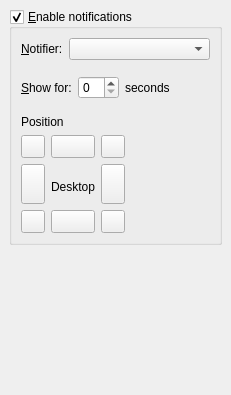
         <widget class="QWidget" name="notificationsPage">
          <layout class="QVBoxLayout">
           <property name="spacing">
            <number>6</number>
           </property>
           <property name="leftMargin">
            <number>9</number>
           </property>
           <property name="topMargin">
            <number>9</number>
           </property>
           <property name="rightMargin">
            <number>9</number>
           </property>
           <property name="bottomMargin">
            <number>9</number>
           </property>
           <item>
            <widget class="QGroupBox" name="notificationsCheck">
             <property name="title">
              <string>&amp;Enable notifications</string>
             </property>
             <property name="checkable">
              <bool>true</bool>
             </property>
             <layout class="QVBoxLayout">
              <property name="spacing">
               <number>6</number>
              </property>
              <property name="leftMargin">
               <number>9</number>
              </property>
              <property name="topMargin">
               <number>9</number>
              </property>
              <property name="rightMargin">
               <number>9</number>
              </property>
              <property name="bottomMargin">
               <number>9</number>
              </property>
              <item>
               <layout class="QHBoxLayout">
                <property name="spacing">
                 <number>6</number>
                </property>
                <property name="leftMargin">
                 <number>0</number>
                </property>
                <property name="topMargin">
                 <number>0</number>
                </property>
                <property name="rightMargin">
                 <number>0</number>
                </property>
                <property name="bottomMargin">
                 <number>0</number>
                </property>
                <item>
                 <widget class="QLabel" name="label_3">
                  <property name="text">
                   <string>&amp;Notifier:</string>
                  </property>
                  <property name="buddy">
                   <cstring>notificationCombo</cstring>
                  </property>
                 </widget>
                </item>
                <item>
                 <widget class="QComboBox" name="notificationCombo">
                  <property name="sizePolicy">
                   <sizepolicy hsizetype="MinimumExpanding" vsizetype="Fixed">
                    <horstretch>0</horstretch>
                    <verstretch>0</verstretch>
                   </sizepolicy>
                  </property>
                 </widget>
                </item>
               </layout>
              </item>
              <item>
               <spacer>
                <property name="orientation">
                 <enum>Qt::Vertical</enum>
                </property>
                <property name="sizeType">
                 <enum>QSizePolicy::Minimum</enum>
                </property>
                <property name="sizeHint" stdset="0">
                 <size>
                  <width>20</width>
                  <height>10</height>
                 </size>
                </property>
               </spacer>
              </item>
              <item>
               <layout class="QHBoxLayout">
                <property name="spacing">
                 <number>6</number>
                </property>
                <property name="leftMargin">
                 <number>0</number>
                </property>
                <property name="topMargin">
                 <number>0</number>
                </property>
                <property name="rightMargin">
                 <number>0</number>
                </property>
                <property name="bottomMargin">
                 <number>0</number>
                </property>
                <item>
                 <widget class="QLabel" name="label_5">
                  <property name="text">
                   <string>&amp;Show for:</string>
                  </property>
                  <property name="buddy">
                   <cstring>notificationsTimeoutSpinner</cstring>
                  </property>
                 </widget>
                </item>
                <item>
                 <widget class="QSpinBox" name="notificationsTimeoutSpinner"/>
                </item>
                <item>
                 <widget class="QLabel" name="label_9">
                  <property name="text">
                   <string>seconds</string>
                  </property>
                 </widget>
                </item>
                <item>
                 <spacer>
                  <property name="orientation">
                   <enum>Qt::Horizontal</enum>
                  </property>
                  <property name="sizeHint" stdset="0">
                   <size>
                    <width>40</width>
                    <height>20</height>
                   </size>
                  </property>
                 </spacer>
                </item>
               </layout>
              </item>
              <item>
               <spacer>
                <property name="orientation">
                 <enum>Qt::Vertical</enum>
                </property>
                <property name="sizeType">
                 <enum>QSizePolicy::Minimum</enum>
                </property>
                <property name="sizeHint" stdset="0">
                 <size>
                  <width>20</width>
                  <height>10</height>
                 </size>
                </property>
               </spacer>
              </item>
              <item>
               <widget class="QLabel" name="posLabel">
                <property name="text">
                 <string>Position</string>
                </property>
               </widget>
              </item>
              <item>
               <layout class="QGridLayout">
                <property name="leftMargin">
                 <number>0</number>
                </property>
                <property name="topMargin">
                 <number>0</number>
                </property>
                <property name="rightMargin">
                 <number>0</number>
                </property>
                <property name="bottomMargin">
                 <number>0</number>
                </property>
                <property name="spacing">
                 <number>6</number>
                </property>
                <item row="1" column="2">
                 <spacer>
                  <property name="orientation">
                   <enum>Qt::Horizontal</enum>
                  </property>
                  <property name="sizeType">
                   <enum>QSizePolicy::Minimum</enum>
                  </property>
                  <property name="sizeHint" stdset="0">
                   <size>
                    <width>40</width>
                    <height>10</height>
                   </size>
                  </property>
                 </spacer>
                </item>
                <item row="4" column="3">
                 <widget class="QToolButton" name="bottomRight">
                  <property name="toolTip">
                   <string>Bottom-right</string>
                  </property>
                  <property name="text">
                   <string/>
                  </property>
                  <property name="checkable">
                   <bool>true</bool>
                  </property>
                  <property name="autoExclusive">
                   <bool>true</bool>
                  </property>
                 </widget>
                </item>
                <item row="2" column="2">
                 <widget class="QLabel" name="desktopLabel">
                  <property name="text">
                   <string>Desktop</string>
                  </property>
                  <property name="alignment">
                   <set>Qt::AlignCenter</set>
                  </property>
                 </widget>
                </item>
                <item row="3" column="2">
                 <spacer>
                  <property name="orientation">
                   <enum>Qt::Horizontal</enum>
                  </property>
                  <property name="sizeType">
                   <enum>QSizePolicy::Minimum</enum>
                  </property>
                  <property name="sizeHint" stdset="0">
                   <size>
                    <width>40</width>
                    <height>10</height>
                   </size>
                  </property>
                 </spacer>
                </item>
                <item row="1" column="3" rowspan="3">
                 <widget class="QToolButton" name="right">
                  <property name="sizePolicy">
                   <sizepolicy hsizetype="Fixed" vsizetype="MinimumExpanding">
                    <horstretch>0</horstretch>
                    <verstretch>0</verstretch>
                   </sizepolicy>
                  </property>
                  <property name="toolTip">
                   <string>Right-middle</string>
                  </property>
                  <property name="text">
                   <string/>
                  </property>
                  <property name="checkable">
                   <bool>true</bool>
                  </property>
                  <property name="autoExclusive">
                   <bool>true</bool>
                  </property>
                 </widget>
                </item>
                <item row="0" column="3">
                 <widget class="QToolButton" name="topRight">
                  <property name="toolTip">
                   <string>Top-right</string>
                  </property>
                  <property name="text">
                   <string/>
                  </property>
                  <property name="checkable">
                   <bool>true</bool>
                  </property>
                  <property name="autoExclusive">
                   <bool>true</bool>
                  </property>
                 </widget>
                </item>
                <item row="4" column="2">
                 <widget class="QToolButton" name="bottom">
                  <property name="sizePolicy">
                   <sizepolicy hsizetype="Minimum" vsizetype="Fixed">
                    <horstretch>0</horstretch>
                    <verstretch>0</verstretch>
                   </sizepolicy>
                  </property>
                  <property name="toolTip">
                   <string>Bottom-middle</string>
                  </property>
                  <property name="text">
                   <string/>
                  </property>
                  <property name="checkable">
                   <bool>true</bool>
                  </property>
                  <property name="autoExclusive">
                   <bool>true</bool>
                  </property>
                 </widget>
                </item>
                <item row="0" column="2">
                 <widget class="QToolButton" name="top">
                  <property name="sizePolicy">
                   <sizepolicy hsizetype="Minimum" vsizetype="Fixed">
                    <horstretch>0</horstretch>
                    <verstretch>0</verstretch>
                   </sizepolicy>
                  </property>
                  <property name="toolTip">
                   <string>Top-middle</string>
                  </property>
                  <property name="text">
                   <string/>
                  </property>
                  <property name="checkable">
                   <bool>true</bool>
                  </property>
                  <property name="autoExclusive">
                   <bool>true</bool>
                  </property>
                 </widget>
                </item>
                <item row="0" column="4" rowspan="5">
                 <spacer>
                  <property name="orientation">
                   <enum>Qt::Horizontal</enum>
                  </property>
                  <property name="sizeHint" stdset="0">
                   <size>
                    <width>40</width>
                    <height>20</height>
                   </size>
                  </property>
                 </spacer>
                </item>
                <item row="1" column="0" rowspan="3" colspan="2">
                 <widget class="QToolButton" name="left">
                  <property name="sizePolicy">
                   <sizepolicy hsizetype="Fixed" vsizetype="MinimumExpanding">
                    <horstretch>0</horstretch>
                    <verstretch>0</verstretch>
                   </sizepolicy>
                  </property>
                  <property name="toolTip">
                   <string>Left-middle</string>
                  </property>
                  <property name="text">
                   <string/>
                  </property>
                  <property name="checkable">
                   <bool>true</bool>
                  </property>
                  <property name="autoExclusive">
                   <bool>true</bool>
                  </property>
                 </widget>
                </item>
                <item row="0" column="0" colspan="2">
                 <widget class="QToolButton" name="topLeft">
                  <property name="toolTip">
                   <string>Top-left</string>
                  </property>
                  <property name="text">
                   <string/>
                  </property>
                  <property name="checkable">
                   <bool>true</bool>
                  </property>
                  <property name="autoExclusive">
                   <bool>true</bool>
                  </property>
                 </widget>
                </item>
                <item row="4" column="0" colspan="2">
                 <widget class="QToolButton" name="bottomLeft">
                  <property name="toolTip">
                   <string>Bottom-left</string>
                  </property>
                  <property name="text">
                   <string/>
                  </property>
                  <property name="checkable">
                   <bool>true</bool>
                  </property>
                  <property name="autoExclusive">
                   <bool>true</bool>
                  </property>
                 </widget>
                </item>
               </layout>
              </item>
             </layout>
            </widget>
           </item>
           <item>
            <spacer>
             <property name="orientation">
              <enum>Qt::Vertical</enum>
             </property>
             <property name="sizeHint" stdset="0">
              <size>
               <width>20</width>
               <height>141</height>
              </size>
             </property>
            </spacer>
           </item>
          </layout>
         </widget>
